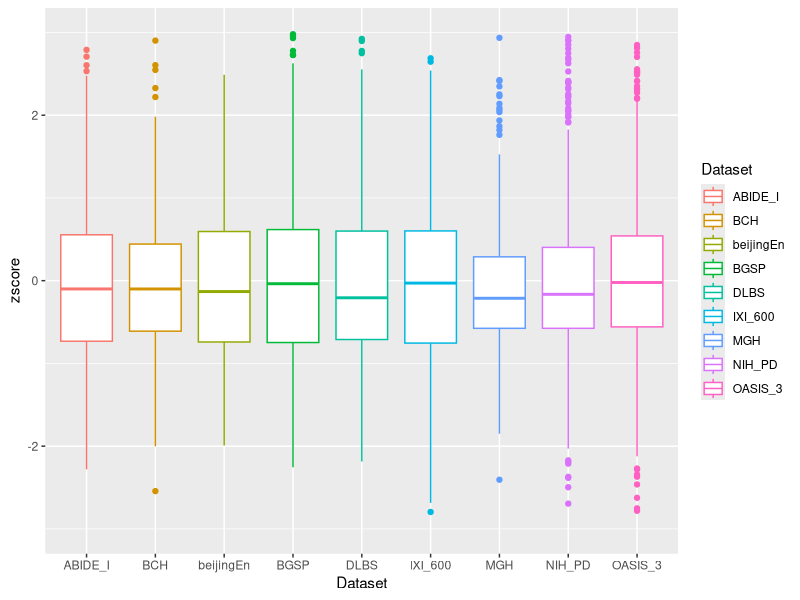
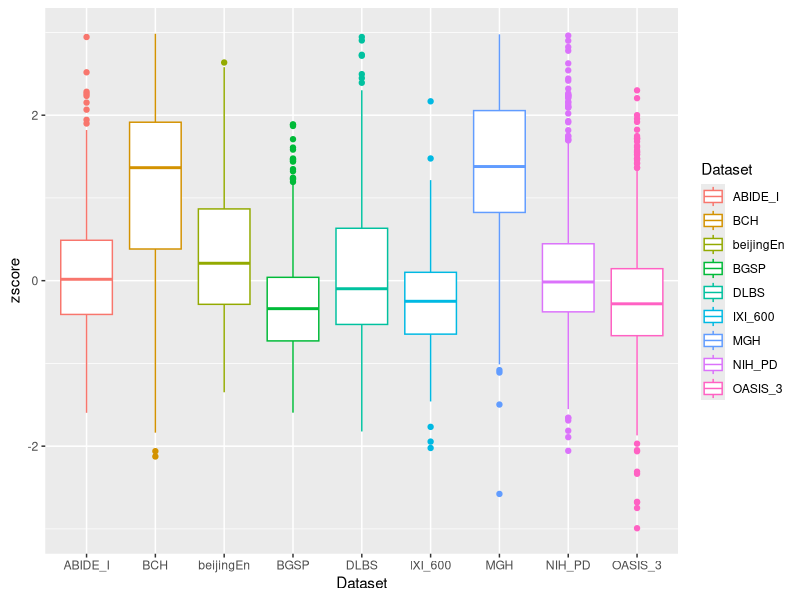
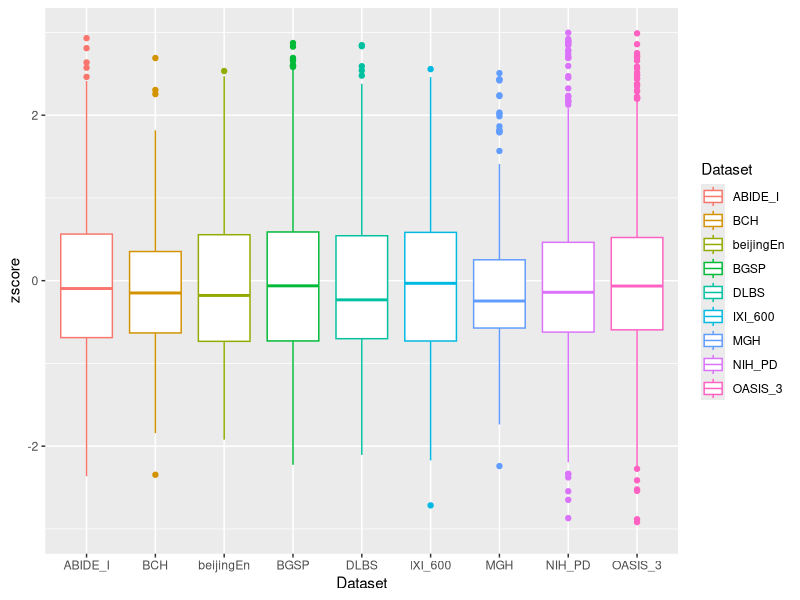
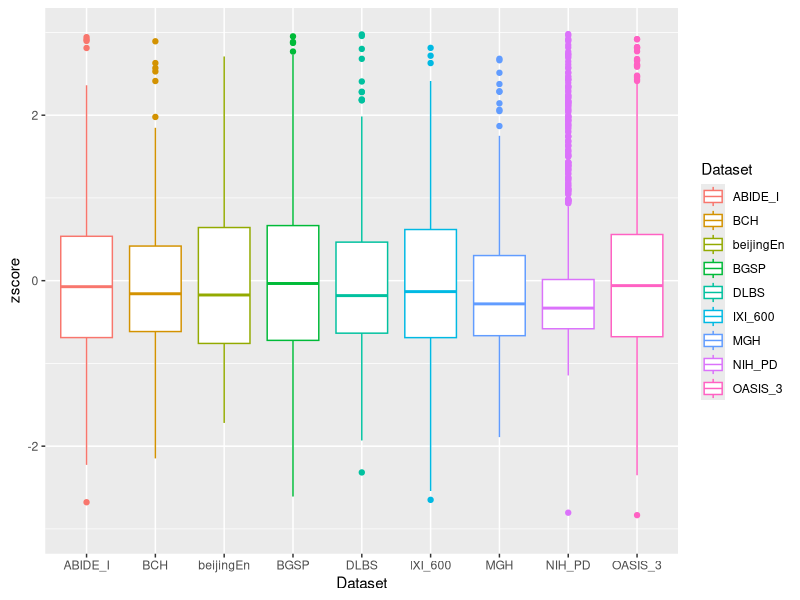
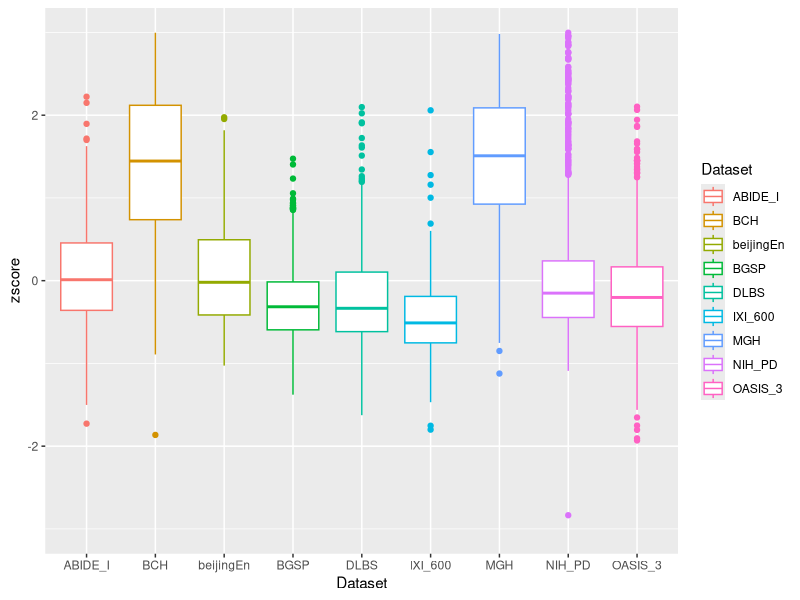
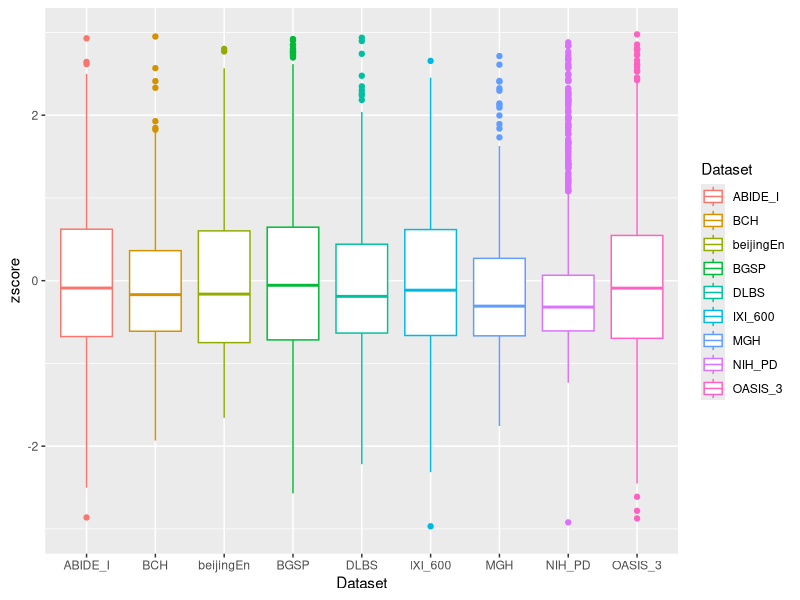
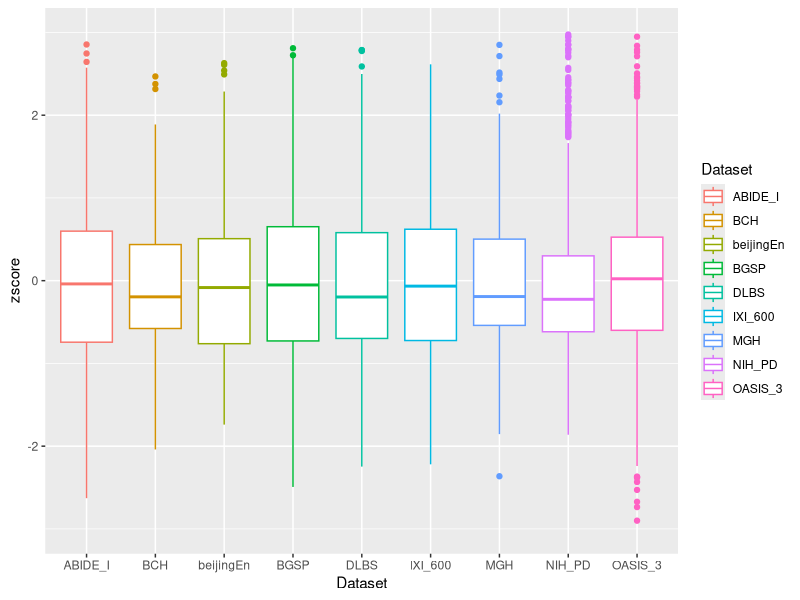
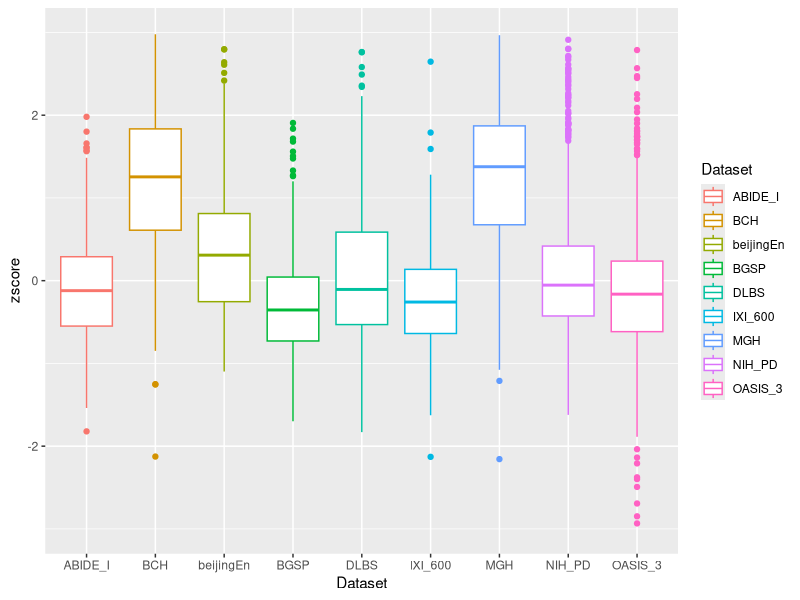

The R script that drew these images, in order: (Note: this script raises an error after producing the figures.)
library(ggplot2)
#library(tidyverse)
#install.packages("dplyr")
library(dplyr)

setwd("/Users/dzhang/Gits/EvanBCHProj/z_score/05_09_2022_ouyang_new_way/09_26_zscore_boxplot")

preharmo_data <- read.csv("preHarmo_LH_thickness.csv", stringsAsFactors = TRUE)
postharmo_data <- read.csv("postHarmo_LH_thickness.csv", stringsAsFactors = TRUE)

adjustByMeanData <- function(data, feature) {
  data1 <-data[data$eTIV != 0, ]
  adjByMeanData<-data1 %>% mutate(adjByMean=({{feature}}/(data1$eTIV))) %>% select(Dataset, {{feature}}, adjByMean, eTIV)
  adjByMeanData
}

getZScoreByDataset <- function(data) {
  grouped_data <- data %>% group_by(Dataset) %>% summarise_at(vars(adjByMean), list(groupMean = mean, group_sd = sd))
  merged_data <- merge(data, grouped_data, by="Dataset")
  zscore_data<-merged_data %>% mutate(zscore=(adjByMean - groupMean)/group_sd)
  zscore_data
}

getZScore <- function(data) {
  zscore_data<-data %>% mutate(zscore=(adjByMean - mean(adjByMean))/sd(adjByMean))
  zscore_data
}

rmOutlier <- function(data, low, high) {
  data[data$zscore<high & data$zscore>low, ]
}

zscore_plot <- function(data, feature, low=-3.0, high=3.0) {
  t1<-adjustByMeanData(data, {{feature}})
  t2<-getZScore(t1)
  t3<-rmOutlier(t2, low, high)
  u<-ggplot(t3, aes(x=Dataset, y=zscore, color=Dataset))
  u + geom_boxplot() + ylim(low, high)
}

zscore_plot_grp_dataset <- function(data, feature, low=-3.0, high=3.0) {
  t1<-adjustByMeanData(data, {{feature}})
  t2<-getZScoreByDataset(t1)
  t3<-rmOutlier(t2, low, high)
  u<-ggplot(t3, aes(x=Dataset, y=zscore, color=Dataset))
  u + geom_boxplot() + ylim(low, high)
}


zscore_plot_grp_dataset(preharmo_data, lh_bankssts_thickness)
zscore_plot(postharmo_data, lh_bankssts_thickness)
zscore_plot_grp_dataset(postharmo_data, lh_bankssts_thickness)

zscore_plot_grp_dataset(preharmo_data, lh_cuneus_thickness)
zscore_plot(postharmo_data, lh_cuneus_thickness)
zscore_plot_grp_dataset(postharmo_data, lh_cuneus_thickness)

zscore_plot_grp_dataset(preharmo_data, lh_inferiortemporal_thickness)
zscore_plot(postharmo_data, lh_inferiortemporal_thickness)
zscore_plot_grp_dataset(postharmo_data, lh_inferiortemporal_thickness)




zscore_plot_grp_dataset(preharmo_data, lh_bankssts_curvind)
zscore_plot(postharmo_data, lh_bankssts_curvind)
zscore_plot_grp_dataset(postharmo_data, lh_bankssts_curvind)

zscore_plot_grp_dataset(preharmo_data, lh_cuneus_curvind)
zscore_plot(postharmo_data, lh_cuneus_curvind)
zscore_plot_grp_dataset(postharmo_data, lh_cuneus_curvind)

zscore_plot_grp_dataset(preharmo_data, lh_inferiortemporal_curvind)
zscore_plot(postharmo_data, lh_inferiortemporal_curvind)
zscore_plot_grp_dataset(postharmo_data, lh_inferiortemporal_curvind)



zscore_plot_grp_dataset(preharmo_data, lh_bankssts_gauscurv)
zscore_plot(postharmo_data, lh_bankssts_gauscurv)
zscore_plot_grp_dataset(postharmo_data, lh_bankssts_gauscurv)

zscore_plot_grp_dataset(preharmo_data, lh_cuneus_gauscurv)
zscore_plot(postharmo_data, lh_cuneus_gauscurv)
zscore_plot_grp_dataset(postharmo_data, lh_cuneus_gauscurv)

zscore_plot_grp_dataset(preharmo_data, lh_inferiortemporal_gauscurv)
zscore_plot(postharmo_data, lh_inferiortemporal_gauscurv)
zscore_plot_grp_dataset(postharmo_data, lh_inferiortemporal_gauscurv)


